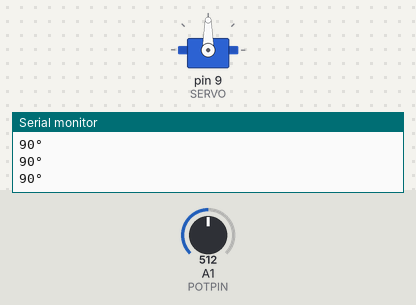
Bench run of a sketch on a simulated Arduino Uno, built with avr-gcc and run on an emulated ATmega328P. On the bench: servo, the last lines printed to the serial monitor. The inputs (shaded band) are chosen by the test bench; at power-on: A1 (POTPIN) = 512.

Above: at 1.2 s.
1.3 s: A1 (POTPIN) set to 60
At 2.5 s:
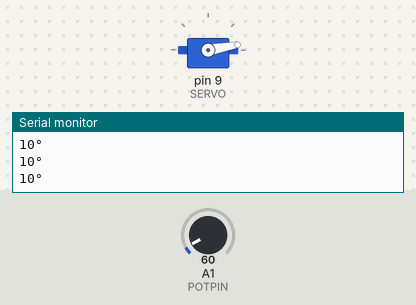
2.8 s: A1 (POTPIN) set to 50
At 4.0 s:
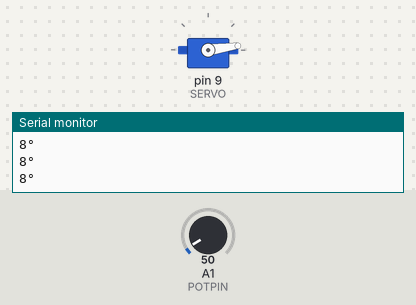
4.3 s: A1 (POTPIN) set to 122
At 4.7 s:
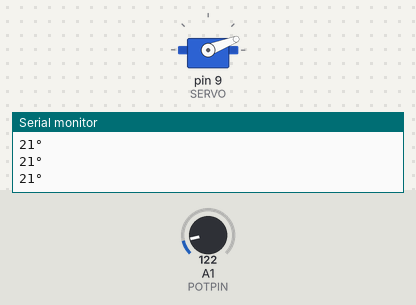
5.8 s: A1 (POTPIN) set to 306
At 6.1 s:
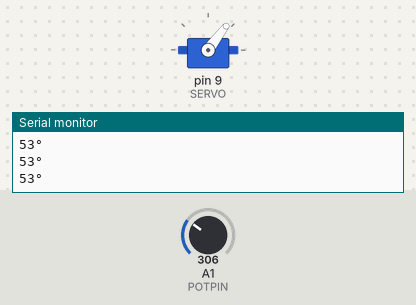
7.3 s: A1 (POTPIN) set to 716
At 8.2 s:
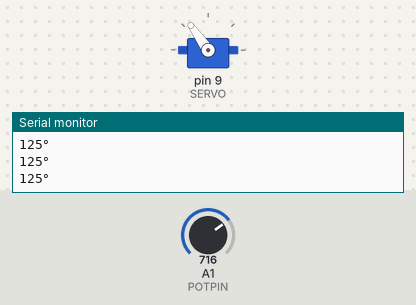
8.8 s: A1 (POTPIN) set to 900
At 9.7 s:
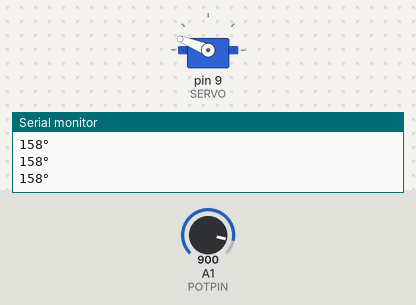
Timing chart, 0 to 11.3 s (numbered marks = the images above; inputs shaded):
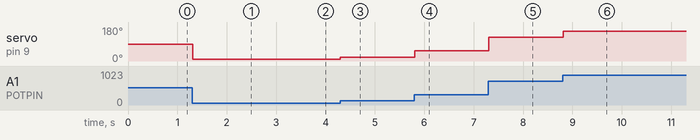

The sketch:

MyServoKnob.ino
```cpp
// PROJECT  :MyServoKnob
// PURPOSE  :Strengthened version of the Servo | Knob example
// COURSE   :ICS3U
// AUTHOR   :C. D'Arcy
// DATE     :2024 05 10
// MCU      :328P
// STATUS   :Working
// REFERENCE:https://docs.arduino.cc/learn/electronics/servo-motors/
// REFERENCE:https://www.arduino.cc/reference/en/libraries/servo/

#include <Servo.h>  // Day 1: Library Use
Servo myServo;      // create servo object to control a servo

#define SPEED   15  // the angular rotation pace
#define POTGND  A0  // configure the potentiometer
#define POTPIN  A1  //
#define POTVCC  A2  //
#define SERVO   9   // Must use this pin to access Timer1
uint16_t reading;   // variable to store the value from the analog input

void setup() {
  Serial.begin(9600);
  while (!Serial);
  pinMode(POTGND, OUTPUT);    // configure the potentiometer
  pinMode(POTVCC, OUTPUT);    //
  digitalWrite(POTGND, LOW);  //
  digitalWrite(POTVCC, HIGH); //
  myServo.attach(SERVO);      // attaches the servo on pin 9 to the servo object
}

void loop() {
  reading = analogRead(POTPIN);            // reads the value of the potentiometer (value between 0 and 1023)
  reading = map(reading, 0, 1023, 0, 180); // scale it for use with the servo (value between 0 and 180)
  myServo.write(reading);                  // sets the servo position according to the scaled value
  delay(SPEED);                            // permit servo to reach and hold the requested position
  Serial.print(myServo.read());            // echo the horn position
  Serial.println("°");
}
```

Measured:
- after the input at 1.3 s, servo on pin 9 (SERVO): 90° → 10° at once
- after the input at 2.8 s, servo on pin 9 (SERVO): 10° → 8° at once
- after the input at 4.3 s, servo on pin 9 (SERVO): 8° → 21° at once
- after the input at 5.8 s, servo on pin 9 (SERVO): 21° → 53° at once
- after the input at 7.3 s, servo on pin 9 (SERVO): 53° → 125° at once
- after the input at 8.8 s, servo on pin 9 (SERVO): 125° → 158° at once
